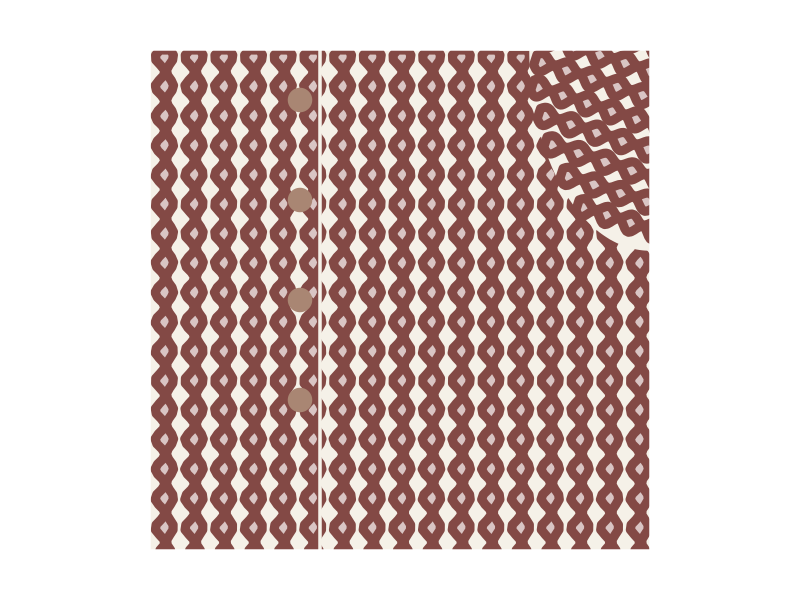

Generate this figure with R:
## ---- chunk 1
library(tidyverse)

colors<-c("#f5f1e8", #1 light color
          "#834945", #2 brick red color
          "#e0a394", #3 pinky color
          "#ecc6bb", #4 lighter pinky color
          "#a98673", #5 putty color for button
          "#d9c5c4", #6 off white color in the white-ish areas
          "#aa8682") #7 button hole color

squiggles<-function(xplus, theta, ymin, ymax, nhumps){
  n<-100
  width<-.02
  
  x1<-sin(seq(0, 2*nhumps*pi, length=n))*1/100+xplus
  x2<-sin(seq(pi*.05, (2*nhumps+.05)*pi, length=n))*1/140+xplus
  y1<-seq(ymin,ymax, length=n)
  y2<-seq(ymax,ymin, length=n)
  
  x<-c(x1, xplus+width, x2+width, xplus)
  y<-c(y1, ymax, y2, ymin)

# Rotation time! 
  R<-matrix(c(cos(theta), sin(theta), -sin(theta), cos(theta) ), nrow=2)
  coords_xy<-rbind(x,y)
  coords_xy<-t(coords_xy)%*%R
  
  p1<-geom_polygon( 
               aes(x=coords_xy[,1], y=coords_xy[,2]), 
               size=3.1,
               color=colors[2],
               fill = colors[6])
    return(list(p1))
}


#------ making many squiggles

many_squiggles<-data.frame(
  x.seq<-seq(0.02, 0.97, length=17),
  theta=0,
  ymin=0,
  ymax=1,
  nhumps=17
  )%>%
  purrr::pmap(., 
            ~squiggles(xplus=..1, theta=..2, ymin=..3, ymax=..4, nhumps=..5)
            )


#---- making the background for the sleeve
x.sleeve<-c(seq(.7,1, length=100), rep(1, length=100), 1+.24*cos(seq(1.5*pi, pi, length=100)))
y.sleeve<-c(rep(1, length=100), seq(1,.7, length=100), 1+.4*sin(seq(1.5*pi, pi, length=100)))

sleeve_b<-geom_polygon( 
               aes(x=x.sleeve, y=y.sleeve), 
               color=colors[1],
               fill = colors[1])


#---- making the sleeve stripes
sleeve_squiggles1<-data.frame(
  x.seq<-seq(1.16, 1.26, length=3),
  theta=-pi/2.5,
  ymin=-.75,
  ymax=-.43,
  nhumps=6
  )%>%
  purrr::pmap(., 
            ~squiggles(xplus=..1, theta=..2, ymin=..3, ymax=..4, nhumps=..5)
            )
sleeve_squiggles2<-data.frame(
  x.seq<-seq(1.11, 1.11, length=1),
  theta=-pi/2.5,
  ymin=-.75,
  ymax=-.44,
  nhumps=6
  )%>%
  purrr::pmap(., 
            ~squiggles(xplus=..1, theta=..2, ymin=..3, ymax=..4, nhumps=..5)
            )
sleeve_squiggles3<-data.frame(
  x.seq<-seq(1.06, 1.06, length=1),
  theta=-pi/2.5,
  ymin=-.85,
  ymax=-.470,
  nhumps=7
  )%>%
  purrr::pmap(., 
            ~squiggles(xplus=..1, theta=..2, ymin=..3, ymax=..4, nhumps=..5)
            )
sleeve_squiggles4<-data.frame(
  x.seq<-seq(1.01, 1.01, length=1),
  theta=-pi/2.5,
  ymin=-.95,
  ymax=-.50,
  nhumps=8
  )%>%
  purrr::pmap(., 
            ~squiggles(xplus=..1, theta=..2, ymin=..3, ymax=..4, nhumps=..5)
            )
sleeve_squiggles5<-data.frame(
  x.seq<-seq(.96, .96, length=1),
  theta=-pi/2.5,
  ymin=-1.05,
  ymax=-.55,
  nhumps=9
  )%>%
  purrr::pmap(., 
            ~squiggles(xplus=..1, theta=..2, ymin=..3, ymax=..4, nhumps=..5)
            )
sleeve_squiggles6<-data.frame(
  x.seq<-seq(.91, .91, length=1),
  theta=-pi/2.5,
  ymin=-1.05,
  ymax=-.60,
  nhumps=9
  )%>%
  purrr::pmap(., 
            ~squiggles(xplus=..1, theta=..2, ymin=..3, ymax=..4, nhumps=..5)
            )

#------- buttons
x<-cos(seq(0, 2*pi, length=100))*.023+.3
y<-sin(seq(0, 2*pi, length=100))*.023 +.5 

buttons1<-geom_polygon(aes(x=x, y=y), 
               color=colors[5],
               fill = colors[5])

buttons2<-  geom_polygon(aes(x=x, y=y+.2), 
               color=colors[5],
               fill = colors[5])

buttons3<-  geom_polygon(aes(x=x, y=y+.4), 
               color=colors[5],
               fill = colors[5])

buttons4<-  geom_polygon(aes(x=x, y=y-.2), 
               color=colors[5],
               fill = colors[5])
#------- putting it all together
g<-ggplot()+
  theme_void() + 
  theme(panel.background = element_rect(fill=colors[1], colour=colors[1]))+ 
  many_squiggles+
  sleeve_b+
  sleeve_squiggles1+
  sleeve_squiggles2+
  sleeve_squiggles3+
  sleeve_squiggles4+
    sleeve_squiggles5+
      sleeve_squiggles6+
  buttons1+
  buttons2+
  buttons3+
  buttons4+
  geom_vline(aes(xintercept=.34), size=1.19,col=colors[1])+
    geom_polygon( aes(x=c(-.1, 1.1, 1.1, -.1), y=c(1.1, 1.1, 1, 1)),
               fill = "white",
               color="white")+
  geom_polygon( aes(x=c(-.1, 1.1, 1.1, -.1), y=c(-.1, -.1, 0, 0)),
               fill = "white",
               color="white")+
  geom_polygon( aes(x=c(-.1, 0, 0, -.1), y=c(1.1, 1.1, -.1, -.1)),
               fill = "white",
               color="white")+
  geom_polygon( aes(x=c(1, 1.1, 1.1, 1), y=c(1.1, 1.1, -.1, -.1)),
               fill = "white",
               color="white")
  
g<-g+ coord_fixed()+
  scale_x_continuous(limits = c(-.1,1.1), expand = c(0, 0)) +
  scale_y_continuous(limits = c(-.1,1.1), expand = c(0, 0))

#png("grandmothers_clothes_1.png", units='in', width=4, height=4, res = 800)
g # Make plot
#dev.off()
